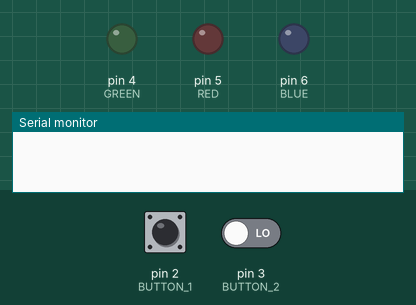
A sketch run on a simulated Arduino Uno, built with avr-gcc and run on an emulated ATmega328P. On the bench: output pins drawn as LEDs (lit = HIGH), the last lines printed to the serial monitor. Dashed ring = blinking. Inputs (shaded band) come from the test bench; at power-on: pin 2 (BUTTON_1) LOW, pin 3 (BUTTON_2) LOW.

Above: at 0.8 s.
0.9 s: pin 2 (BUTTON_1) pulled HIGH for 1 s
At 1.2 s:
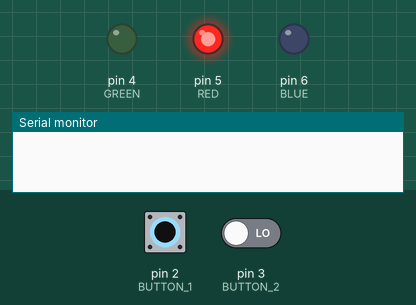
3.4 s: pin 2 (BUTTON_1) pulled HIGH for 0.15 s
At 4.6 s:
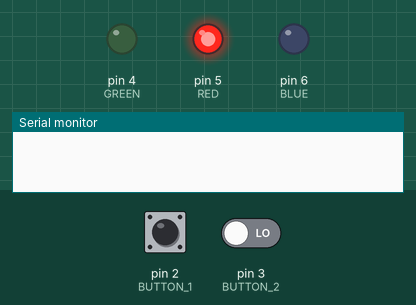
5.1 s: pin 2 (BUTTON_1) pulled HIGH for 3.2 s
At 9.3 s:
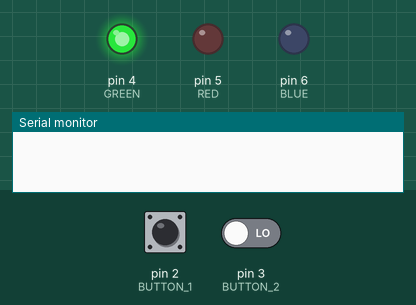
9.8 s: pin 2 (BUTTON_1) driven HIGH and pin 3 (BUTTON_2) driven HIGH
At 11.4 s:
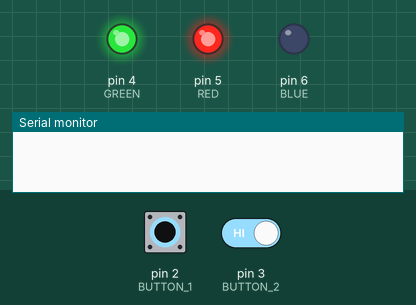
11.8 s: pin 3 (BUTTON_2) driven LOW
At 12.4 s:
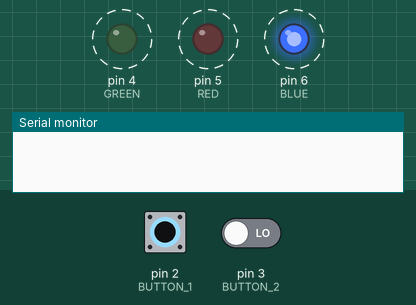
14.8 s: pin 3 (BUTTON_2) driven HIGH
At 18.4 s:
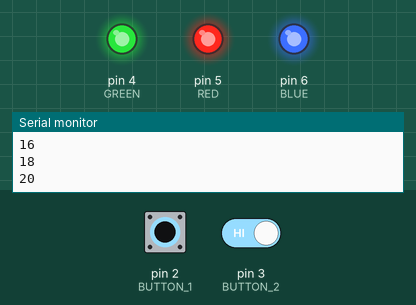
Timing chart, 0 to 18.8 s (numbered marks = the images above; inputs shaded):
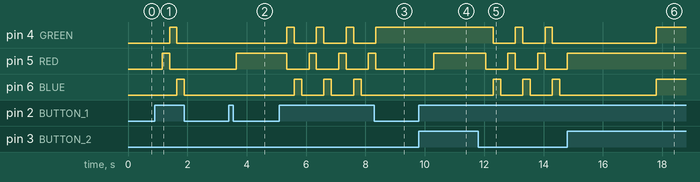

The sketch:

problem7lab1.ino
```cpp
/**
 * @file problem7lab1.ino
 * @brief Does operations on two arrays
 */
/// Defining macros
#define GREEN 4
#define RED 5
#define BLUE 6
#define BUTTON_1 2
#define BUTTON_2 3
/// iniitalizing the arrays. Creating a dynamically allocated array using malloc.
int firstArray[10] = {1,2,3,4,5,6,7,8,9,10};
int secondArray[10] = {1,2,3,4,5,6,7,8,9,10};
int counter  = 0;
int* resultArray = (int*)malloc(10 * sizeof(int));

void setup() {
  /// Initializing serial monitor at 9600 baud/
  Serial.begin(9600);
  /// Initializing the pins
  pinMode(GREEN, OUTPUT);
  pinMode(RED, OUTPUT);
  pinMode(BLUE, OUTPUT);
  pinMode(BUTTON_1, INPUT);
  pinMode(BUTTON_2, INPUT);
  /// 10 iterations for each respective element operation
  for (int i = 0; i < 10; i++){
    /// Operation selector, can only break when second button is pressed, and counter cannot be 0
    while (!digitalRead(BUTTON_2) | counter == 0){
      if (digitalRead(BUTTON_1)){
        delay(250);
        counter++;
      }
      /// LED turns on depending on the mode
      if (counter == 1){
        digitalWrite(RED, HIGH);
      }
      if (counter == 2){
        digitalWrite(RED, LOW);
        digitalWrite(GREEN, HIGH);
      }
      if (counter == 3){
        digitalWrite(GREEN, LOW);
        digitalWrite(BLUE, HIGH);
      }
      /// Modular treatment of counter, counter can only go up to 3
      if (counter > 3 | counter == 0){
        digitalWrite(RED, LOW);
        digitalWrite(GREEN, LOW);
        digitalWrite(BLUE, LOW);
        counter = 0;
      }
    }
    ///Debounce delay
    delay(250);
    /// Element operation depending on mode.
    if (counter==1){
      resultArray[i]=firstArray[i]+secondArray[i];
    }
    if (counter == 2){
      resultArray[i]=firstArray[i]-secondArray[i];
    }
    if (counter == 3){
      resultArray[i]=firstArray[i]*secondArray[i];
    }
    counter = 0;
    }
  ///Verifying the contents of the result array
  for (int j = 0; j<10; j++){
    Serial.println(resultArray[j]);
  }
  delay(250);
  /// All lights turned on when program succeeds
  digitalWrite(RED, HIGH);
  digitalWrite(GREEN, HIGH);
  digitalWrite(BLUE, HIGH);
  /// Memory freed
  free(resultArray);
}

void loop() {


}
```

Measured:
- after the input at 0.9 s, pin 4 (GREEN): LOW → HIGH after 0.50 s, → LOW 0.25 s later; pin 5 (RED): LOW → HIGH after 0.25 s, → LOW 0.25 s later; pin 6 (BLUE): LOW → HIGH after 0.75 s, → LOW 0.25 s later
- after the input at 3.4 s, pin 5 (RED): LOW → HIGH after 0.25 s
- after the input at 5.1 s, pin 4 (GREEN): alternates HIGH for 0.25 s and LOW for 0.75 s, 7 changes in all, then stays HIGH, starting after 0.25 s; pin 5 (RED): alternates HIGH for 0.25 s and LOW for 0.75 s, 7 changes in all, then stays LOW, starting after 0.25 s
- after the input at 9.8 s, pin 5 (RED): LOW → HIGH after 0.50 s
- after the input at 11.8 s, pin 4 (GREEN), pin 6 (BLUE): alternates HIGH for 0.25 s and LOW for 0.75 s, starting after 0.50 s; pin 5 (RED): alternates HIGH for 0.25 s and LOW for 0.75 s, starting after 0.25 s
- after the input at 14.8 s, pin 5 (RED): goes on until 14.8 s, then stays HIGH
